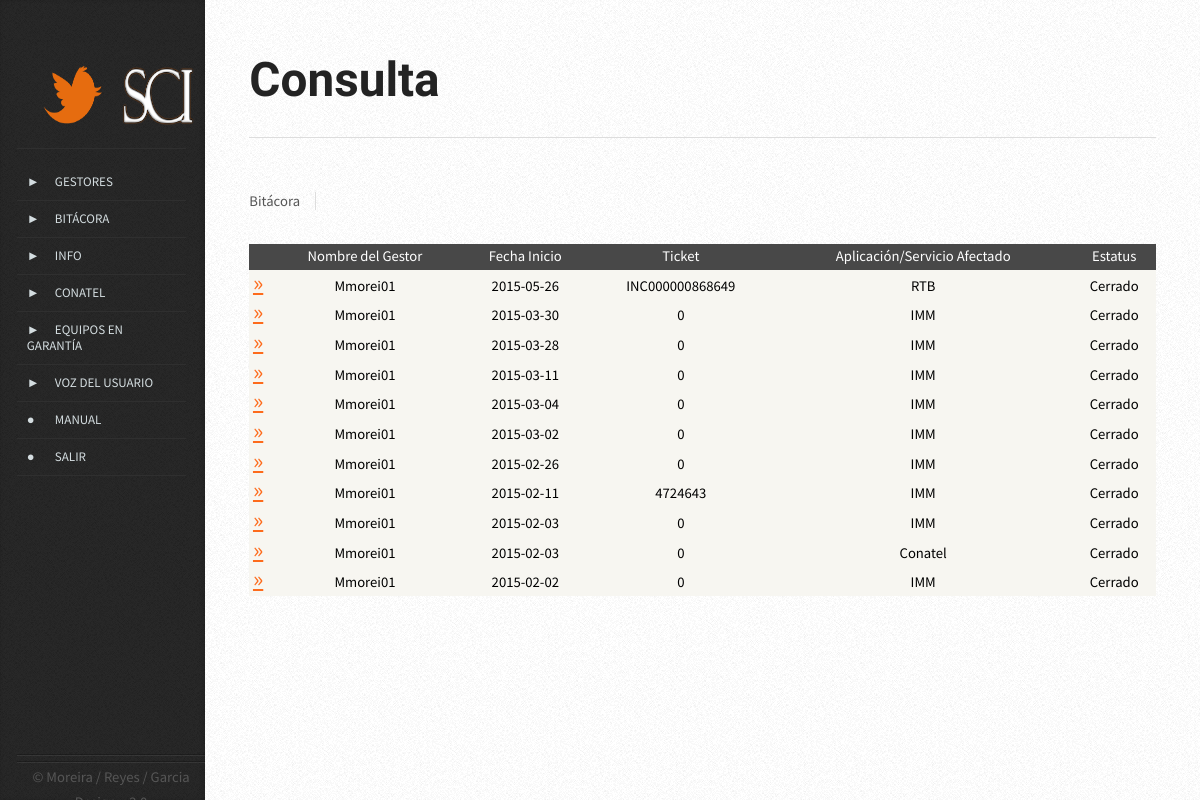
Page /vista/consulta_bitacora.php (signed in) on the committed database.
### tables this page shows
CREATE TABLE `bitacora` (
  `bit_id` smallint(5) unsigned NOT NULL AUTO_INCREMENT,
  `bit_gestor` varchar(30) DEFAULT NULL,
  `bit_tick` varchar(30) DEFAULT NULL,
  `bit_orig` varchar(100) DEFAULT NULL,
  `bit_fechaini` date DEFAULT NULL,
  `bit_horini` time DEFAULT NULL,
  `bit_fechafin` date DEFAULT NULL,
  `bit_horfin` time DEFAULT NULL,
  `bit_alca` text NOT NULL,
  `bit_afect` varchar(100) DEFAULT NULL,
  `bit_estatus` varchar(30) DEFAULT NULL,
  `bit_obsersop` text,
  `bit_obserges` text,
  PRIMARY KEY (`bit_id`)
);

### modelo/mod_bitacora.php (called while the page is built, shortened)
<?php
class bitacora{
		public function mostrar($mysqlconn){
		$query= "SELECT bit_id, bit_gestor, bit_orig, bit_afect, bit_estatus, bit_fechaini, bit_tick FROM bitacora ORDER BY bit_id DESC LIMIT 15";
		$consulta= mysqli_query($mysqlconn, $query) or die ("Consulta Errónea: ".mysqli_error($mysqlconn));
		if($consulta){
			return ($consulta);
			}
		}
}
?>

### controlador/listar_bitacora.php (the view, shortened to what this page needs)
<?php
                               $conexion = new Connex();
                               $mysqlconn= $conexion->conectar();
require("../modelo/mod_bitacora.php");
 $consulta= new bitacora();
 $listar=$consulta-> mostrar ($mysqlconn);
    if(mysqli_num_rows($listar)>0){
?>
<table id=tablaregistro width=" " border="2" bgcolor="#dcdcdc" align="center" id="listado" >
<thead >
  <tr bgcolor="#000000" >
  <th align="center" bgcolor="#484848"><div align="center" class="style1"></div></th>
  <th align="center" bgcolor="#484848"><div align="center" class="style1">Nombre del Gestor</div></th>
  <th align="center" bgcolor="#484848"><div align="center" class="style1">Fecha Inicio</div></th>
  <th align="center" bgcolor="#484848"><div align="center" class="style1">Ticket</div></th>
  <th align="center" bgcolor="#484848"><div align="center" class="style1">Aplicación/Servicio Afectado</div></th>
  <th align="center" bgcolor="#484848"><div align="center" class="style1">Estatus</div></th>
  </tr>
 </thead>
 <?php
 for($i=0; $i<mysqli_num_rows($listar); $i++){
 $row= mysqli_fetch_array($listar, MYSQLI_ASSOC);
 $bit_id=$row["bit_id"];
 $bit_gestor=$row["bit_gestor"];
 $bit_fechaini=$row["bit_fechaini"];
 $bit_tick=$row["bit_tick"];
 $bit_afect=$row["bit_afect"];
 $bit_estatus=$row["bit_estatus"];
 ?>
 <tr>
 <td align="center" bgcolor="#f7f6f1"><span class="style2"><a id="enlace" href="detalle_falla.php?caso=<?php echo $bit_id;?>"> &#187 </a>
 <td align="center" bgcolor="#f7f6f1"><span class="style4"><?php echo $bit_gestor;?></span>
 <td align="center" bgcolor="#f7f6f1"><span class="style4"><?php echo $bit_fechaini;?></span>
 <td align="center" bgcolor="#f7f6f1"><span class="style4"><?php echo $bit_tick;?></a></span>
 <td align="center" bgcolor="#f7f6f1"><span class="style4"><?php echo $bit_afect;?></span>
 <td align="center" bgcolor="#f7f6f1"><span class="style4"><?php echo $bit_estatus;?></span>
     <?php }?>
 </span>
 </table>
 <?php }?>

### vista/css/style.css (style rules this page uses)
body { background-color: #e8e8e8; background-image: url('images/bg02.png'); }
body,input,textarea,select { font-family: 'Source Sans Pro', sans-serif; font-weight: 400; color: #565656; }
a { color: #666; }
p, ul, ol, dl, table { margin-bottom: 1em; }
table { width: 100%; height: 5%; }
section > :last-child, article > :last-child { margin-bottom: 0; }

### vista/css/style-desktop.css (style rules this page uses)
body { height: 100%; }
body,input,textarea,select { line-height: 1.75em; }

### vista/css/style-narrow.css (style rules this page uses)
body { min-width: 1000px; }
body,input,textarea,select { font-size: 11pt; }

### controlador/listar_bitacora.php (style rules this page uses)
.style4 { color: #000000 }
#enlace { color: #fd6b1c; font-size: 24px; }

### rows in the picture
bitacora: bit_gestor "Mmorei01", bit_fechaini "2015-05-26", bit_tick "INC000000868649", bit_afect "RTB", bit_estatus "Cerrado"
bitacora: bit_gestor "Mmorei01", bit_fechaini "2015-03-30", bit_tick "0", bit_afect "IMM", bit_estatus "Cerrado"
bitacora: bit_gestor "Mmorei01", bit_fechaini "2015-03-28", bit_tick "0", bit_afect "IMM", bit_estatus "Cerrado"
bitacora: bit_gestor "Mmorei01", bit_fechaini "2015-03-11", bit_tick "0", bit_afect "IMM", bit_estatus "Cerrado"
bitacora: bit_gestor "Mmorei01", bit_fechaini "2015-03-04", bit_tick "0", bit_afect "IMM", bit_estatus "Cerrado"
bitacora: bit_gestor "Mmorei01", bit_fechaini "2015-03-02", bit_tick "0", bit_afect "IMM", bit_estatus "Cerrado"
bitacora: bit_gestor "Mmorei01", bit_fechaini "2015-02-26", bit_tick "0", bit_afect "IMM", bit_estatus "Cerrado"
bitacora: bit_gestor "Mmorei01", bit_fechaini "2015-02-11", bit_tick "4724643", bit_afect "IMM", bit_estatus "Cerrado"
bitacora: bit_gestor "Mmorei01", bit_fechaini "2015-02-03", bit_tick "0", bit_afect "IMM", bit_estatus "Cerrado"
bitacora: bit_gestor "Mmorei01", bit_fechaini "2015-02-03", bit_tick "0", bit_afect "Conatel", bit_estatus "Cerrado"
bitacora: bit_gestor "Mmorei01", bit_fechaini "2015-02-02", bit_tick "0", bit_afect "IMM", bit_estatus "Cerrado"
